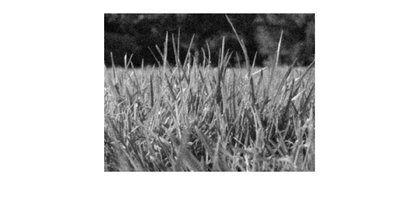
%> input picture assignment2/part1_image_enhancement/q7_gaussian_box_3x3.png, 420 x 205 px, shrunk from 1920 x 936 before the run
$ octave --eval "result = compute_gradient(imread('q7_gaussian_box_3x3.png'));"   (GNU Octave 9; MATLAB toolbox functions it lacks are replaced by stand-ins)
%> lines starting %> are read from the running program, lines starting %| are printed output that depends on the picture
function [Gx, Gy, im_magnitude,im_direction] = compute_gradient(image)
image = im2double(image);
[k, l] = size(image);
%> k = 205; l = 1260
im_magnitude = zeros(k, l);
im_direction = zeros(k, l);

% Convolute the images with the x and y kernels
x = [1 0 -1; 2 0 -2; 1 0 -1];
y = [1 2 1; 0 0 0; -1 -2 -1];
Gx = imfilter(image, x, 'conv');
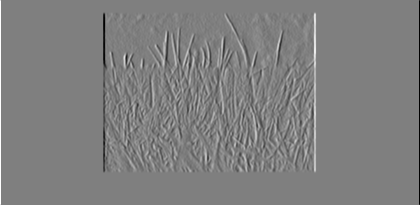
%> Gx: size 205x420x3 double; min -4, max 4, mean -9.8e-19; drawn with min black and max white
Gy = imfilter(image, y, 'conv');
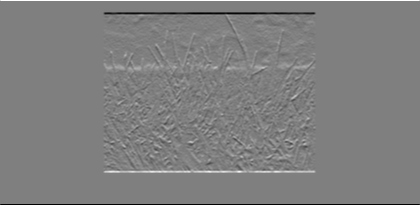
%> Gy: size 205x420x3 double; min -4, max 4, mean 0; drawn with min black and max white

% For each pixel, calculate the magnitude and direction
for i = 1:k
    for j = 1:l
        im_magnitude(i,j) = sqrt(Gx(i,j)^2 + Gy(i,j)^2);
        im_direction(i,j) = atan(Gx(i,j) / Gy(i,j));
    end
end
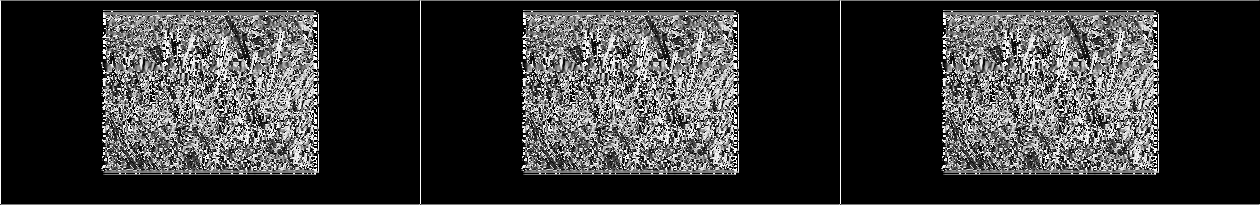
%> im_direction: size 205x1260 double; 57.61% of the values are NaN or infinite; the others: min -1.57, max 1.57, mean 0.0126; drawn with min black, max white, NaN and infinite black
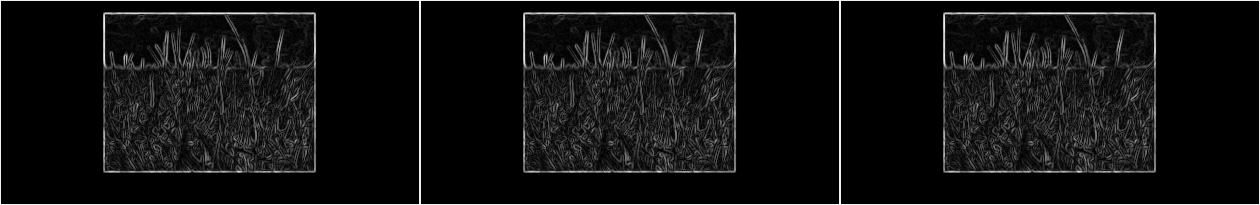
%> im_magnitude: size 205x1260 double; min 0, max 4.24, mean 0.296; drawn with min black and max white

% Plot the images
subplot(2, 3, 1);
imshow(image);
subplot(2, 3, 2);
imshow(Gx);
subplot(2, 3, 3);
imshow(Gy);
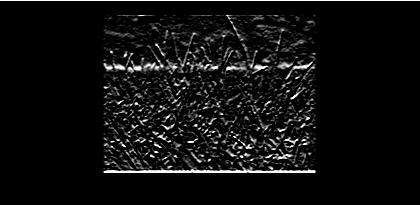
%> displayed picture: size 205x420x3, on the screen's scale of 0 to 255; min 0, max 255, mean 14.7
subplot(2, 3, 4);
imshow(im_magnitude);
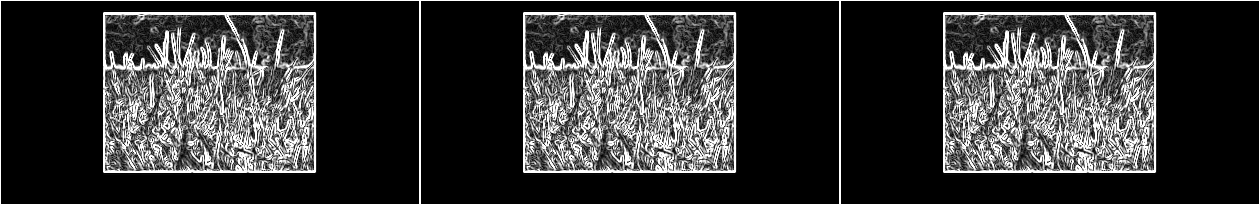
%> displayed picture: size 205x1260, on the screen's scale of 0 to 255; min 0, max 255, mean 54.6
subplot(2, 3, 5)
imshow(im_direction);
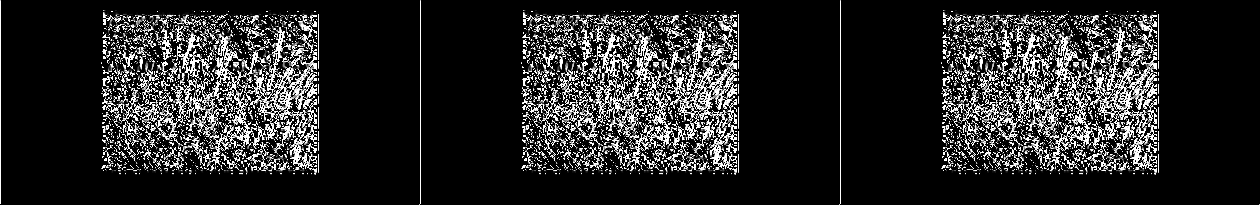
%> displayed picture: size 205x1260, on the screen's scale of 0 to 255; min 0, max 255, mean 40.1

% [4 lines of commented-out code are left out]

end
